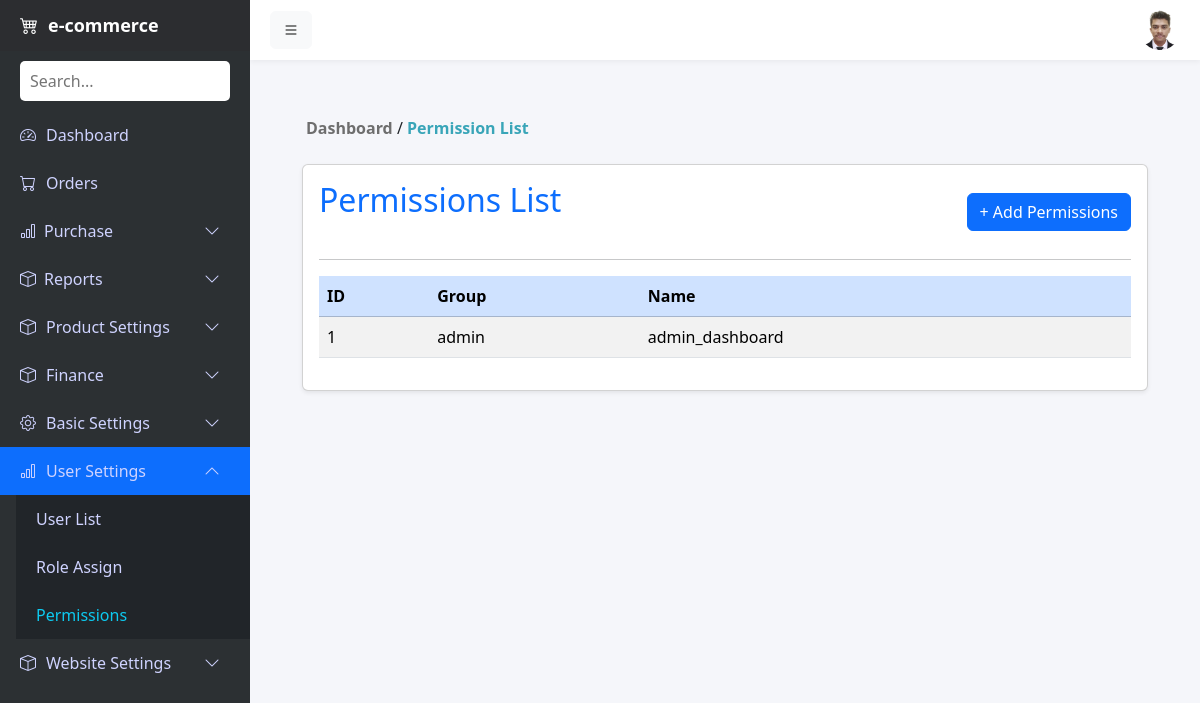
Page /admin-panel/permission/list/ (signed in) on the earlier database version.
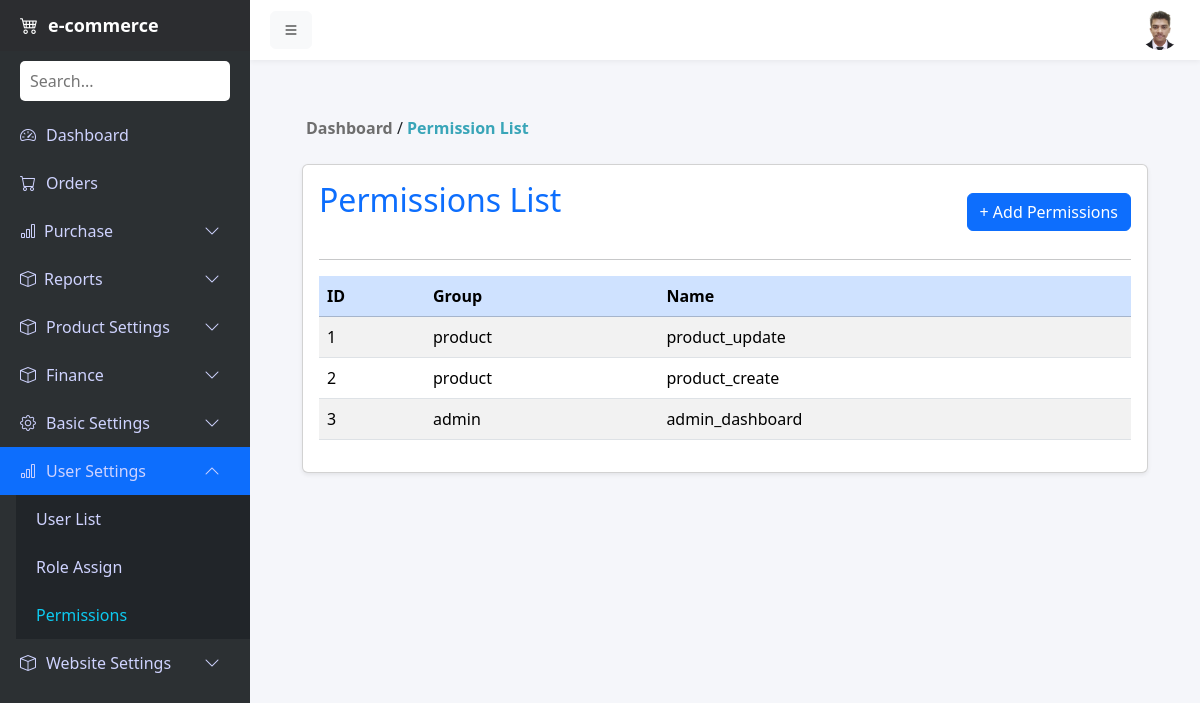
Same page on the later database version.
### products/models.py (models this page shows, shortened)
class Permission(models.Model):
    name = models.CharField(max_length=100)
    group = models.CharField(max_length=100)

### products/views.py (the view)
# urls.py: path('admin-panel/permission/list/', views.permission_list, name='permission_list'),
@login_required(login_url='/login/')
def permission_list(request):
    permissions = Permission.objects.all().order_by('-id')
    return render(request, 'permission/permission_list.html', {'permissions':permissions})

### products/context_processors.py (called while the page is built)
def wishlist_count(request):
    if request.user.is_authenticated:
        count = Wishlist.objects.filter(user=request.user).count()
    else:
        if not request.session.session_key:
            request.session.create()
        count = Wishlist.objects.filter(
            session_key=request.session.session_key
        ).count()
    return {"wishlist_count": count}

### products/templates/permission/permission_list.html (shortened to what this page needs)
{% extends 'base.html' %}
{% block content %}
<div class="text m-3">
    <a href="{% url 'admin_dashboard' %}" style="text-decoration: none; color: #6e6e6e;"><b> Dashboard</b></a>
     /
    <span style="color: #39a5b8;"><b>Permission List</b></span>
</div>
<div class="container mt-4">
    <div class="card shadow-sm">
        <div class="card-body">
            <div class="d-flex justify-content-between align-items-center">
                <h2 class="mb-4 text-primary">Permissions List</h2>
                <a href="{% url 'permission_create' %}" class="btn btn-primary">+ Add Permissions</a>
            </div> <hr>
            <table class="table table-striped table-hover align-middle">
                <thead class="table-primary">
                    <tr>
                        <th>ID</th>
                        <th>Group</th>
                        <th>Name</th>
                    </tr>
                </thead>
                <tbody>
                    {% for permission in permissions %}
                    <tr>
                        <td>{{ forloop.counter }}</td>
                        <td>{{ permission.group }}</td>
                        <td>{{ permission.name }}</td>
                    </tr>
                    {% empty %}
                    <tr>
                        <td colspan="7" class="text-center">No products found.</td>
                    </tr>
                    {% endfor %}
                </tbody>
            </table>
        </div>
    </div>
</div>
{% endblock %}

Differences in the rows shown:
added Permission: group "product", name "product_update"
added Permission: group "product", name "product_create"
